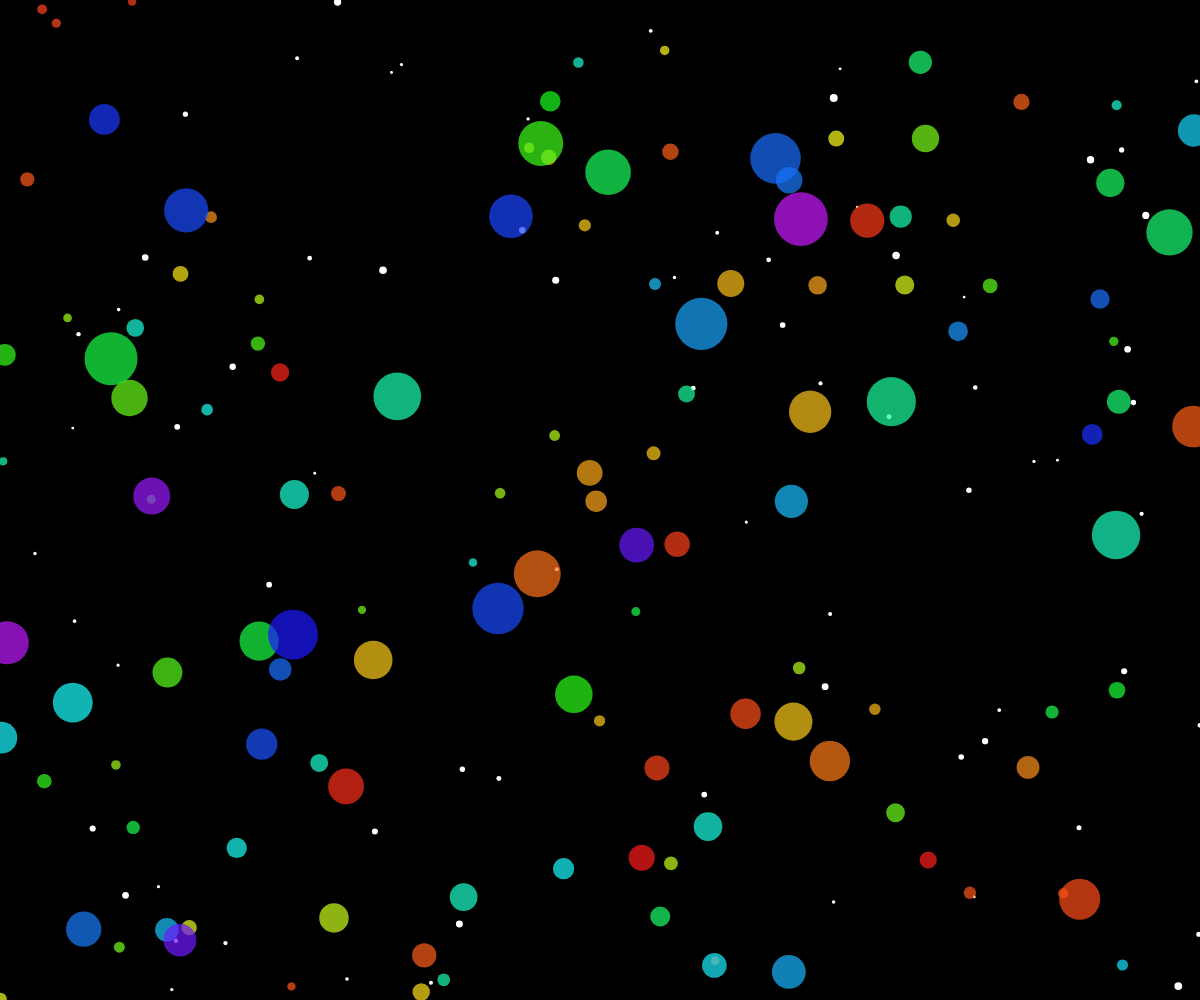
Frame 1 (no input)
Frame 60 (no input): identical to frame 1, image omitted
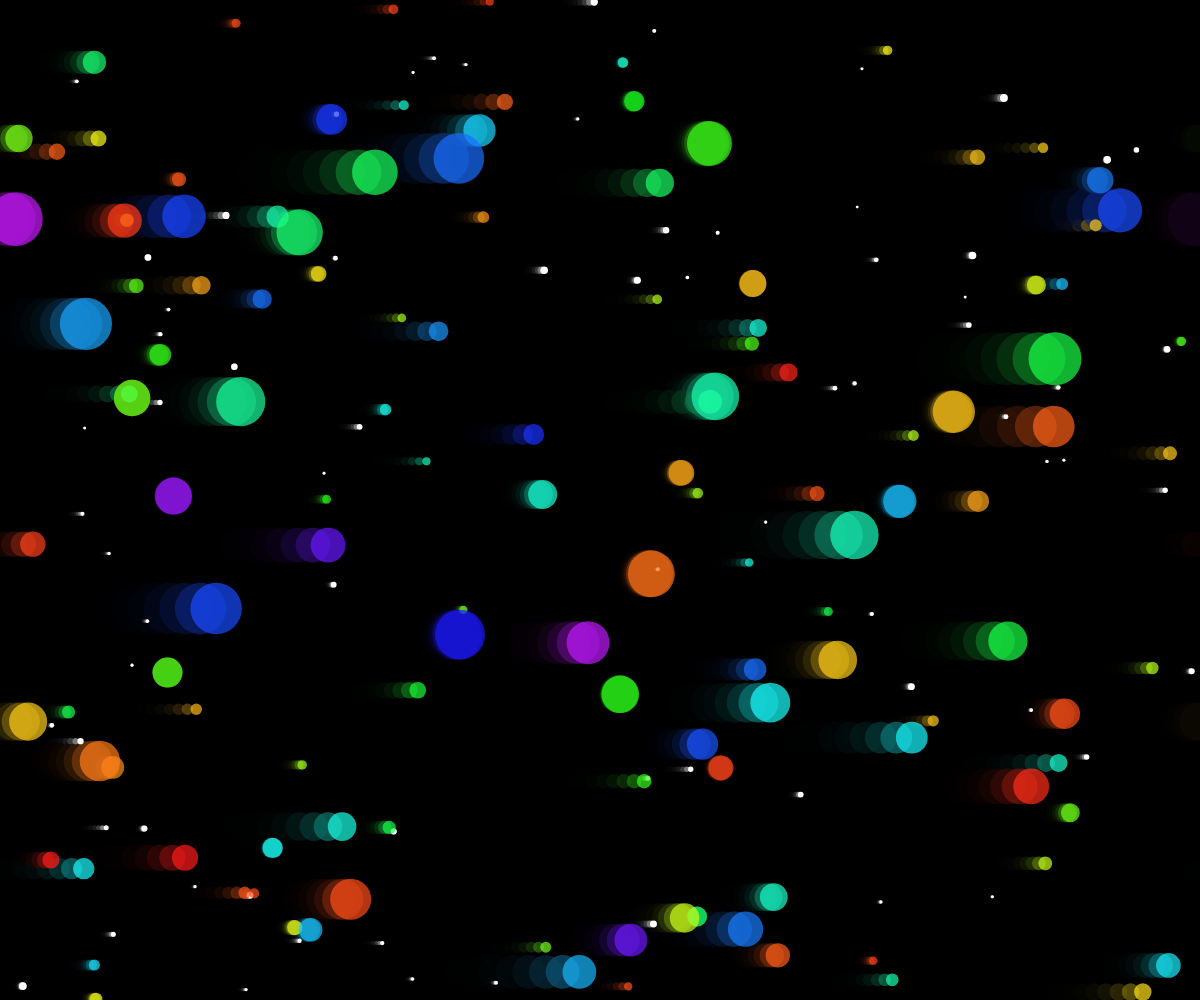
Frame 120 (the mouse pressed at the canvas centre since frame 60)

The p5.js sketch that drew these frames (run headless with seeded random() and noise() and a simulated clock; from frame 60 on, the mouse is pressed at the canvas centre):

// p5.js sketch
// ── sketch.js
let corpi = [];
let numeroCorpi = 200;

let dimMin;
let aumento;
let vel;


function setup() {
	createCanvas(windowWidth, windowHeight);
  background(0);
  noStroke();
  colorMode(HSB,360,100,100,100);

  dimMin = 2;
  aumento = 0.03;
  vel = 1;

  for (let i=0; i<numeroCorpi; i++) {
    corpi[i] = generateCorpi(i);
  }
}

function draw() {
  background(0,100-vel*9.5);
  noStroke();

  for (let i=0; i < corpi.length; i++) {
    animateCorpi (corpi[i]);
    drawCorpi (corpi[i]);
  }

  //velocità variabile
  vel = map(mouseX,0,width,0,10);
}

function generateCorpi(numero) {
  return {
    x: random(width),
    y: random(height),
    distanza: numero,
    color: map(random(),0,1,0,100+numero),
    velocita: {
      x: random(numero/50),
      y: 0,
    }
  }
}

function drawCorpi (corpo) {
  let dim = dimMin + (corpo.distanza * aumento);
  dim = exp(dim/2);

  if(dim<8) {
    fill("white");
  } else {
    fill(corpo.color,90, 100, 70);
  }

  ellipse(corpo.x,corpo.y,dim,dim);

}

function animateCorpi(corpo) {
  corpo.x += corpo.velocita.x*vel
  corpo.x %= width

  corpo.y += corpo.velocita.y*vel
  corpo.y %= height
}

function windowResized() {
  resizeCanvas(windowWidth,windowHeight);
}
